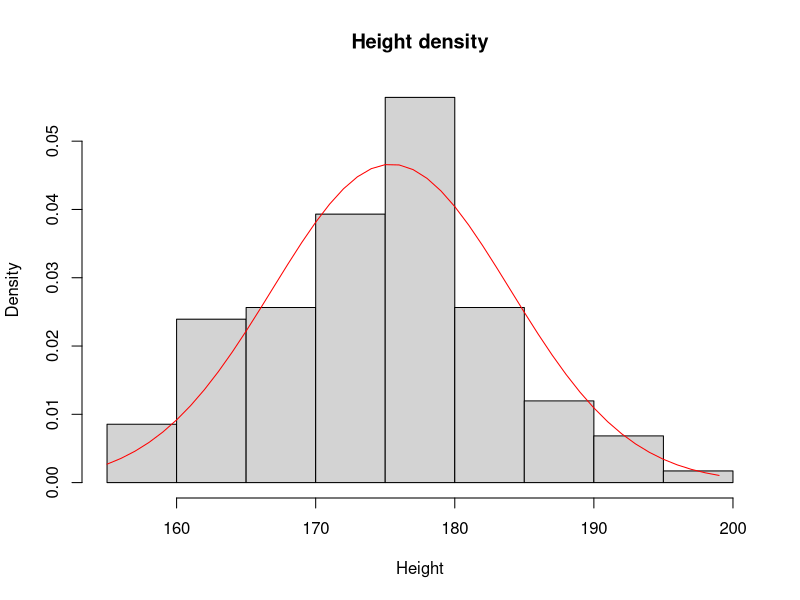
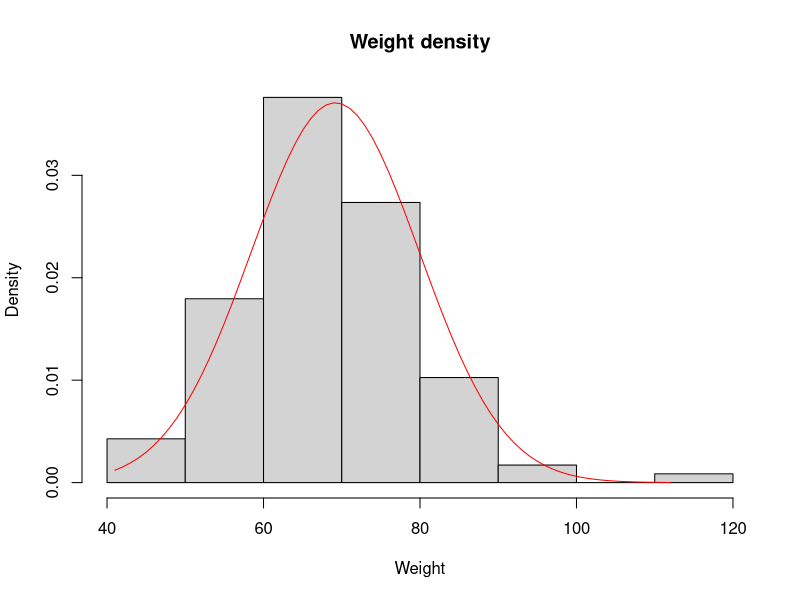
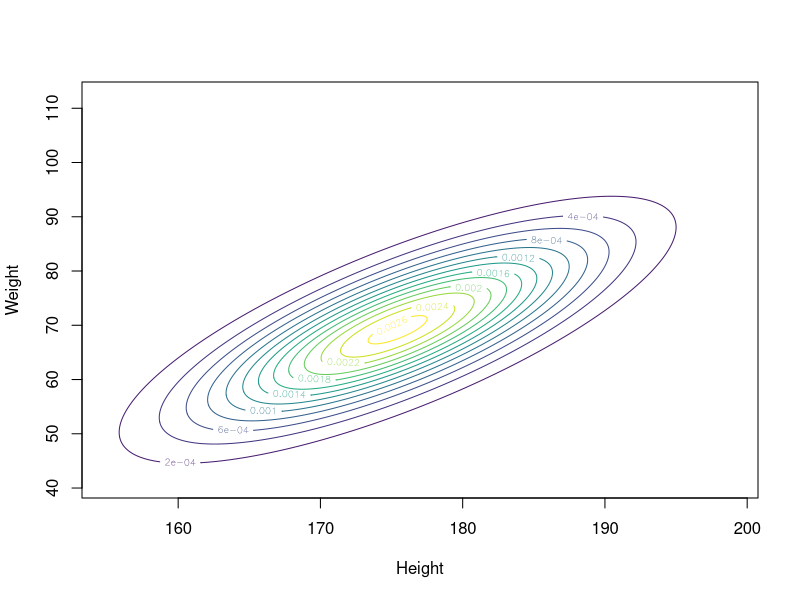

Source code (R) for these figures, in order:
# Load data
height_weight <- read.csv("height_weight.csv", sep = ";")
names(height_weight) <- c("Height", "Weight")
n <- length(height_weight$Height)

# Height histogram and normal fitting

xh <- min(height_weight$Height):max(height_weight$Height)
yh <- dnorm(xh, mean = mean(height_weight$Height), sd = sd(height_weight$Height) * (n - 1) / n)
hist(height_weight$Height, freq = FALSE, main = "Height density", xlab = "Height")
lines(xh, yh, type = 'l', col = 'red')

# Weight histogram and normal fitting

xw <- min(height_weight$Weight):max(height_weight$Weight)
yw <- dnorm(xw, mean = mean(height_weight$Weight), sd = sd(height_weight$Weight) * (n - 1) / n)
hist(height_weight$Weight, freq = FALSE, main = "Weight density", xlab = "Weight")
lines(xw, yw, type = 'l', col = 'red')


# Multivariate normal fitting
library(mvtnorm)
grid <- 500
X <- cbind(seq(from = min(height_weight$Height), to = max(height_weight$Height), length.out = grid),
           seq(from = min(height_weight$Weight), to = max(height_weight$Weight), length.out = grid))
mu <- c(mean(height_weight$Height), mean(height_weight$Weight))
# covariance matrix is computed with 1 / n instead of 1 / (n - 1)
Sigma <- (n - 1) / n * cov(cbind(height_weight$Height, height_weight$Weight))
Y <- dmvnorm(expand.grid(X[, 1], X[, 2]), mean = mu, sigma = Sigma)

#3-dimensional representations

contour(x = X[, 1], y = X[, 2], z = matrix(Y, nrow = grid, ncol = grid), nlevels = 10, col = viridis::viridis(n = 14),
        xlab = "Height", ylab = "Weight")